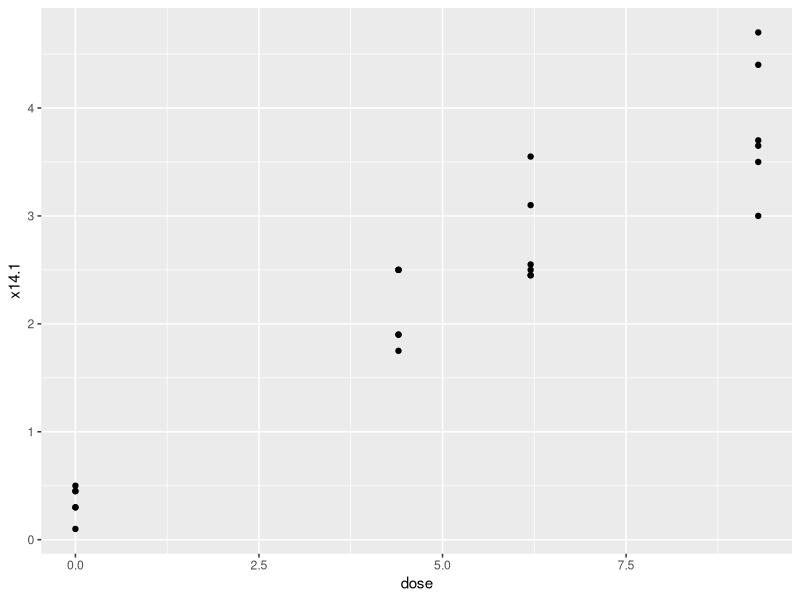
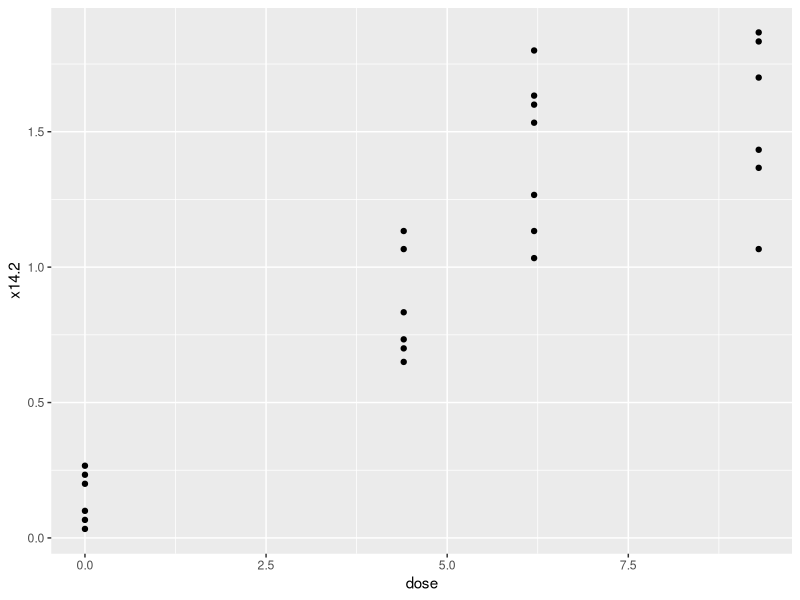
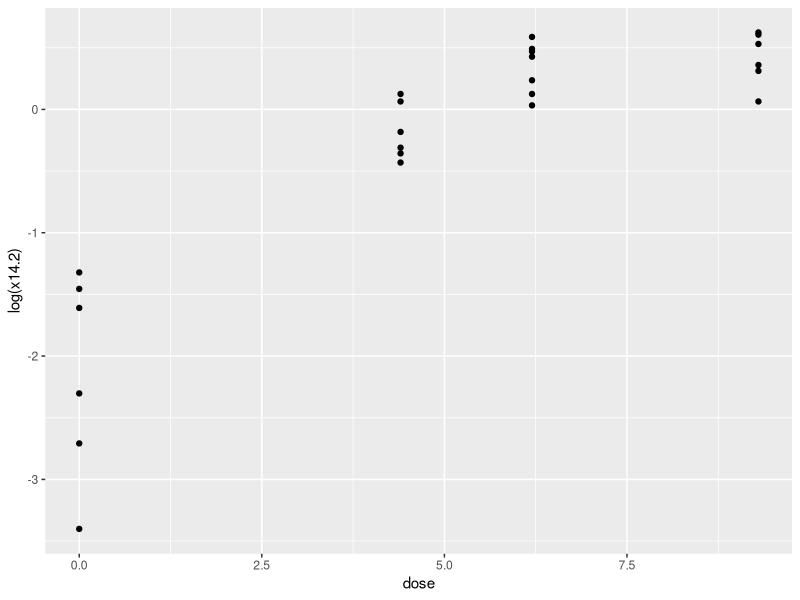
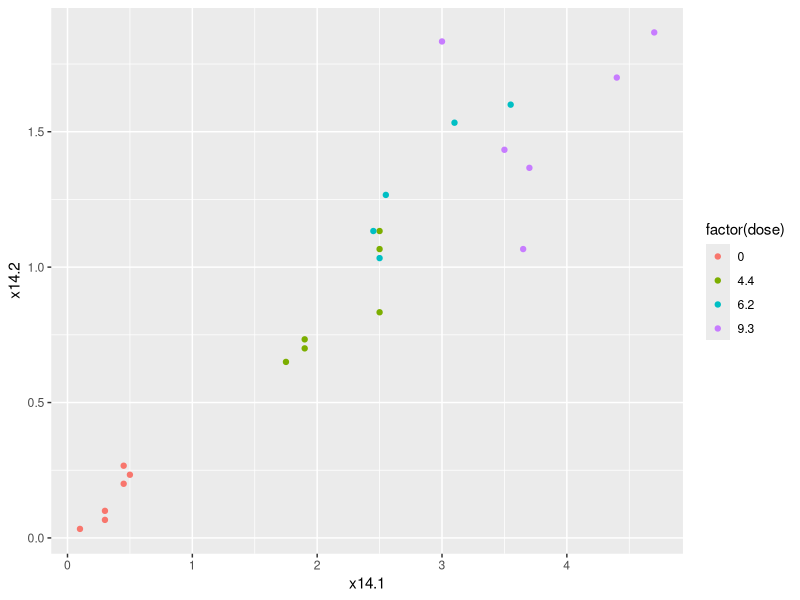
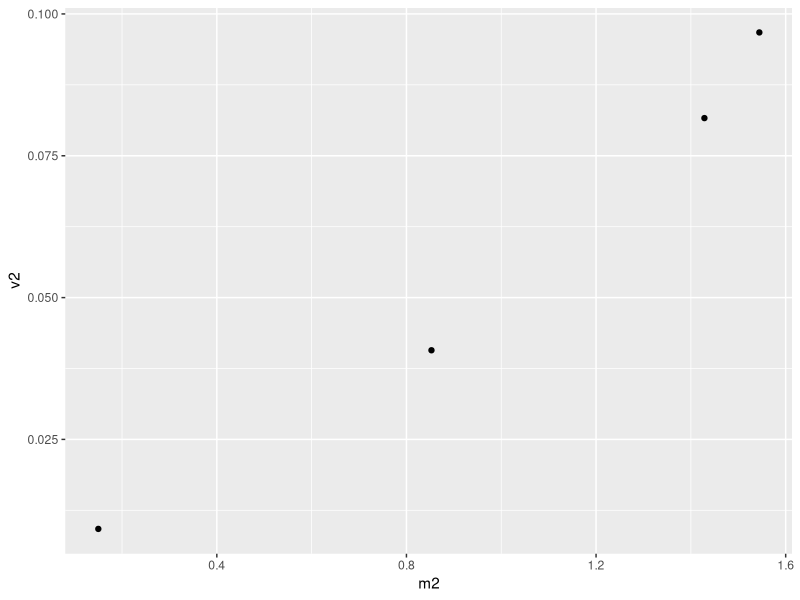
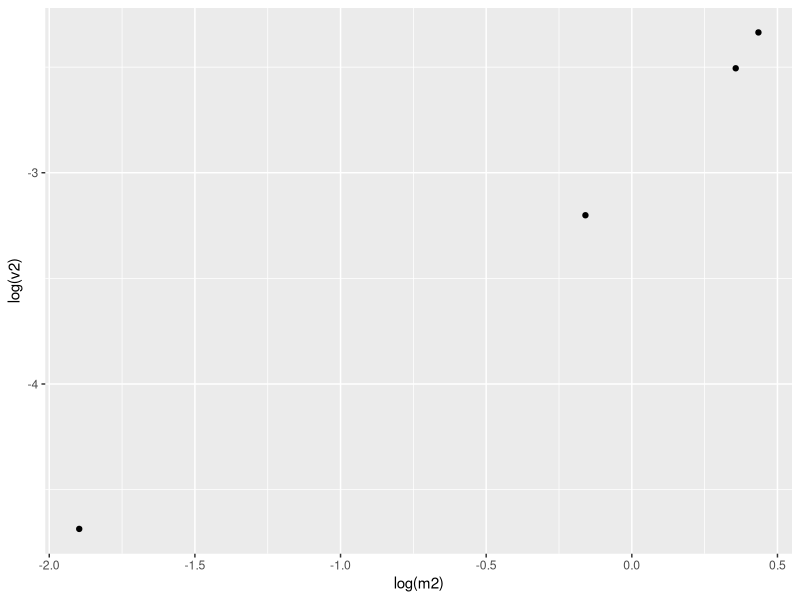

The R source for these figures, in order: (Note: this script raises an error after producing the figures.)
fa <- read.table("fatacid.txt", header=T)
library(ggplot2)
library(tidyverse)
library(broom)
fa <- fa %>% mutate(sample=factor(sample), litter=factor(litter),
                    pigid=factor(pigid),
                    sample=factor(sample,                             
                                  labels=c("s60", "s100")))
summary(fa)
sapply(fa, class)
fa %>% spread(sample, x14) -> fatacid
summary(fatacid)
fatacid %>% sapply(class)
fatacid
colnames(fatacid)[4:5] <- c("x14.1", "x14.2")
save(fatacid, file="fatacid.RData")









qplot(dose, x14.1, data=fatacid)

bartlett.test(x14.1 ~ dose, data=fatacid)
bartlett.test(x14.2 ~ dose, data=fatacid)


qplot(dose, x14.2, data=fatacid)

qplot(dose, log(x14.2), data=fatacid)

qplot(x14.1, x14.2, data=fatacid, color=factor(dose))




lm(x14.2 ~ x14.1, data=fatacid) %>% tidy

lm(x14.2 ~ dose, data=fatacid) %>% tidy

lm(x14.2 ~ dose + x14.1, data=fatacid) %>% tidy

gather(fatacid, sample, x14, x14.1, x14.2)

fa2 <- fatacid %>% group_by(dose) %>% summarise(m1=mean(x14.1, na.rm=T),
                                               v1=var(x14.1, na.rm=T),
                                               s1=sd(x14.1, na.rm=T),
                                               m2=mean(x14.2, na.rm=T),
                                               v2=var(x14.2, na.rm=T),
                                               s2=sd(x14.2, na.rm=T))
fa2


qplot(m2, v2, data=fa2)
qplot(log(m2), log(v2), data=fa2)
lm(log(v2) ~ log(m2), data=fa2) %>% tidy



qplot(dose, m, data=fa2, colour=sample)




pp <- qplot(dose, x14, colour=sample, data=fa)
pp

pp <- qplot(dose, log(x14), colour=sample, data=fa)
pp

pp <- qplot(dose, sqrt(x14), colour=sample, data=fa)
pp
